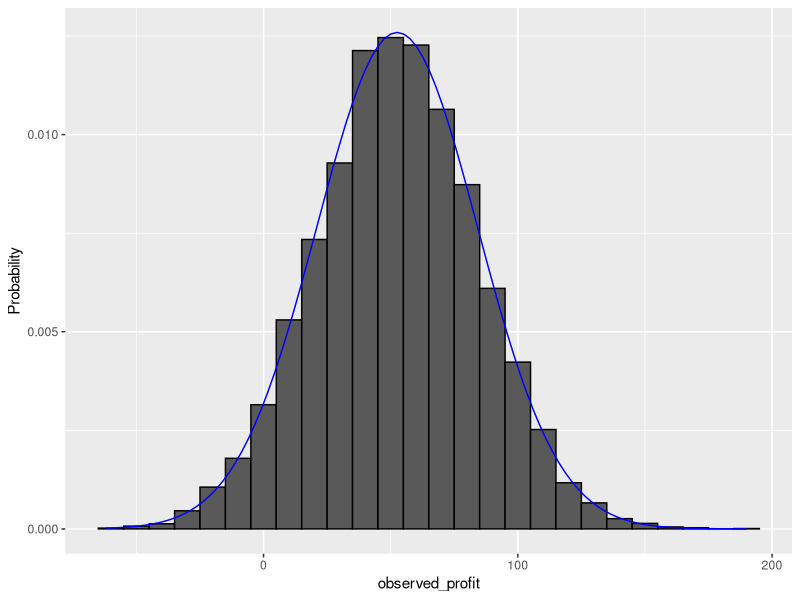

This figure's R source:
#Check if the required packages were installed and attached
packsAsked <- c("dplyr", "ggplot2")

insDemandIndex <- !(packsAsked %in% rownames(installed.packages()))
sapply(packsAsked[insDemandIndex], install.packages)

attDemandIndex <- !(packsAsked %in% .packages())
packsToAtt <- packsAsked[attDemandIndex]

for (i in packsToAtt){
  library(i, character.only = TRUE)
}

#start coding here

#configure the RNG to ensure the interoperability with the course material
set.seed(1, sample.kind = "Rounding")

# Course 3 
#3.1 Continuous Probability
#2- Sampling models

####ROULETTE WHEEL#####

#define the roulette wheel
color <- rep(c("Black", "Red", "Green"), c(18,18,2))

#define 1000 draws
n <- 10000
x1 <-sample(ifelse(color == "Red", -1, 1), n, replace = TRUE)

#or
x2 <- sample(c(-1,1), n, replace = TRUE, prob=c(9/19, 10/19))
S2 <- sum(x2)

#Make an experiment of having 1000 (thousand) people playing roulette for
#10 thousand times
people <- 10000
games <- 1000
play_roluette <- replicate(people, {
  
  x3 <- sample(c(-1,1), games, replace = TRUE, prob=c(9/19, 10/19))
  S3 <- sum(x3)
  S3
  
})

#find the average and the standard deviation of the play_roulette
mean(play_roluette)
sd(play_roluette)

#How close is the distribution of the money gained or lost by the casino to the normal distribution?
#Create a theoretical normal distribution with 100 elements with the max and min of the play_roluette
sequen <- seq(min(play_roluette), max(play_roluette), length = 100)
normal_density <- data.frame(th_games = sequen, th_profit = dnorm(sequen, mean(play_roluette), sd(play_roluette)))

#plot histogram for the density of observed values together with
#theoretical profit
data.frame(observed_profit=play_roluette) %>%
  ggplot(aes(observed_profit, ..density..)) +
  geom_histogram(color = "black", binwidth = 10) +
  ylab("Probability") +
  geom_line(data = normal_density, mapping = aes(th_games,th_profit), color = "blue")